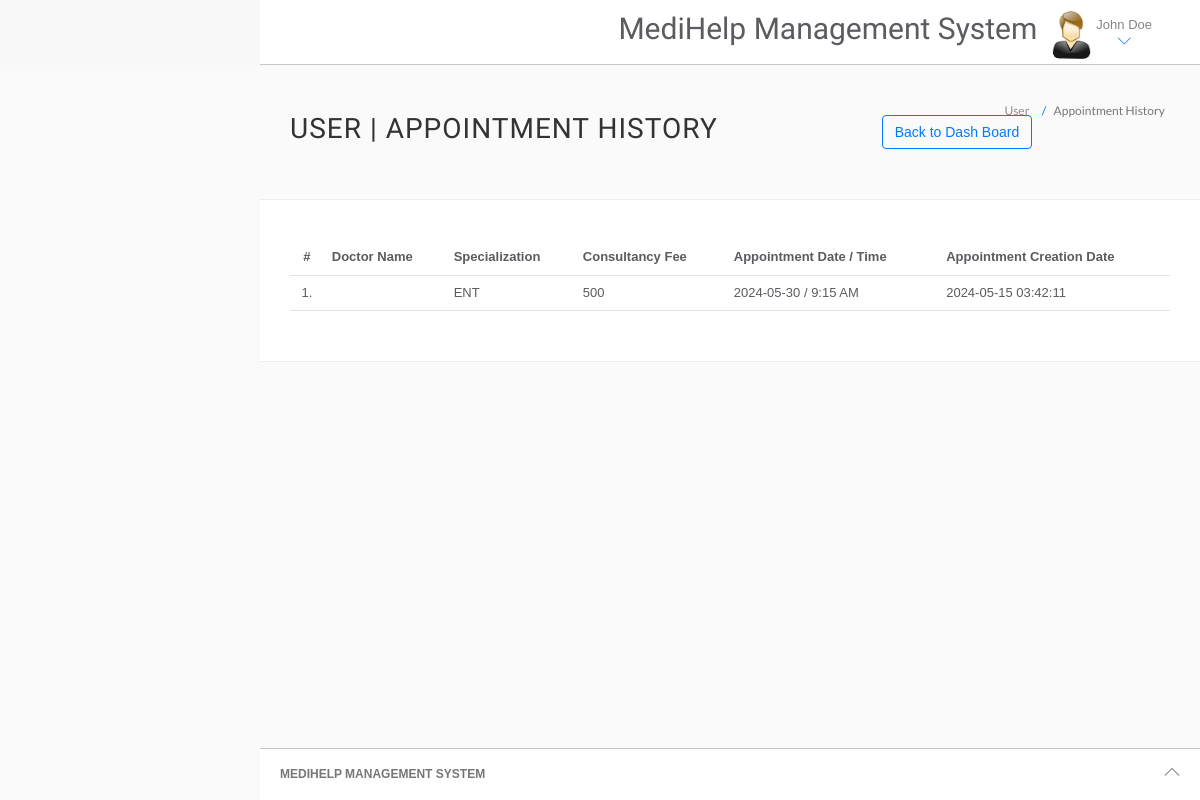
Page /hms/appointment-history.php (signed in) on the earlier database version.
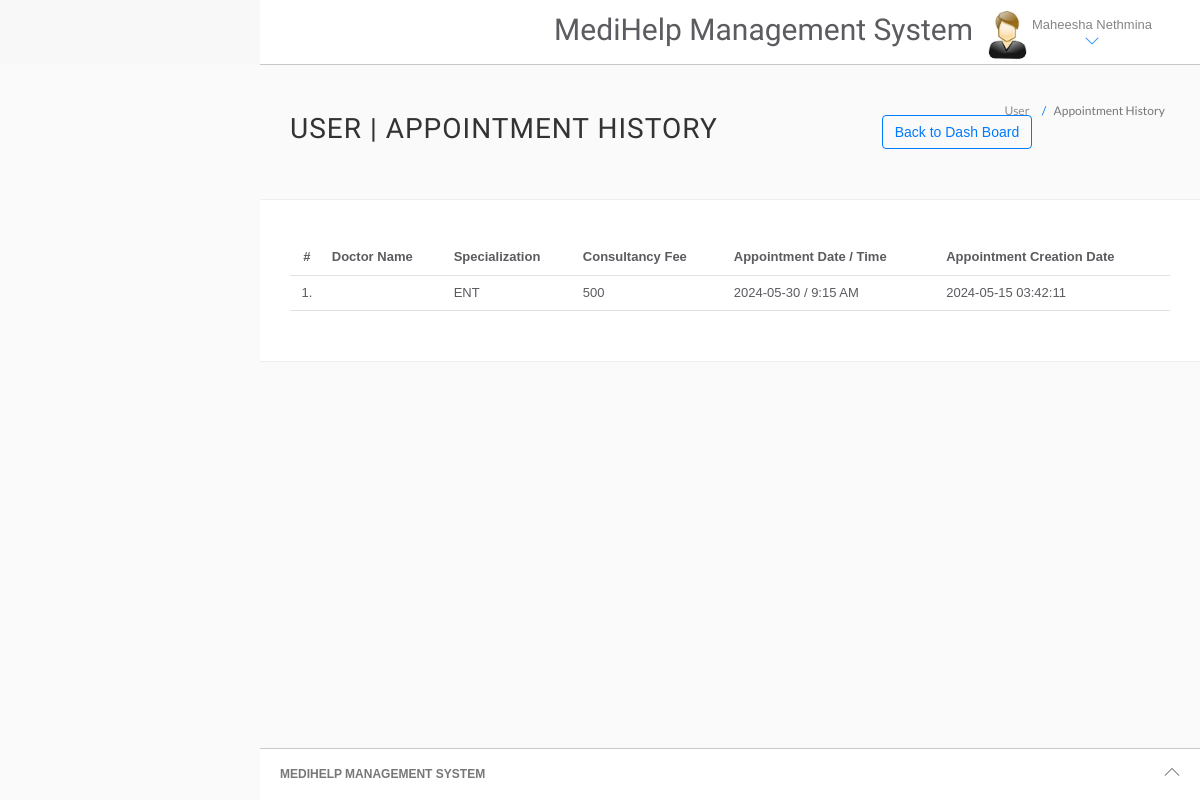
Same page on the later database version.
### tables this page shows
CREATE TABLE `users` (
  `id` int(11) NOT NULL,
  `fullName` varchar(255) DEFAULT NULL,
  `address` longtext DEFAULT NULL,
  `city` varchar(255) DEFAULT NULL,
  `gender` varchar(255) DEFAULT NULL,
  `email` varchar(255) DEFAULT NULL,
  `password` varchar(255) DEFAULT NULL,
  `regDate` timestamp NULL DEFAULT current_timestamp(),
  `updationDate` timestamp NULL DEFAULT NULL ON UPDATE current_timestamp()
);

CREATE TABLE `appointment` (
  `id` int(11) NOT NULL,
  `doctorSpecialization` varchar(255) DEFAULT NULL,
  `doctorId` int(11) DEFAULT NULL,
  `userId` int(11) DEFAULT NULL,
  `consultancyFees` int(11) DEFAULT NULL,
  `appointmentDate` varchar(255) DEFAULT NULL,
  `appointmentTime` varchar(255) DEFAULT NULL,
  `postingDate` timestamp NULL DEFAULT current_timestamp(),
  `userStatus` int(11) DEFAULT NULL,
  `doctorStatus` int(11) DEFAULT NULL,
  `updationDate` timestamp NULL DEFAULT NULL ON UPDATE current_timestamp()
);

### hms/appointment-history.php (the view, shortened to what this page needs)
<?php
include('include/config.php');
if (strlen($_SESSION['id'] == 0)) {
	header('location:logout.php');
} else {
?>
	<!DOCTYPE html>
	<html lang="en">
	<head>
		<link rel="stylesheet" href="vendor/bootstrap/css/bootstrap.min.css">
		<link rel="stylesheet" href="vendor/fontawesome/css/font-awesome.min.css">
		<link rel="stylesheet" href="vendor/themify-icons/themify-icons.min.css">
		<link href="vendor/animate.css/animate.min.css" rel="stylesheet" media="screen">
		<link href="vendor/perfect-scrollbar/perfect-scrollbar.min.css" rel="stylesheet" media="screen">
		<link href="vendor/switchery/switchery.min.css" rel="stylesheet" media="screen">
		<link href="vendor/bootstrap-touchspin/jquery.bootstrap-touchspin.min.css" rel="stylesheet" media="screen">
		<link href="vendor/select2/select2.min.css" rel="stylesheet" media="screen">
		<link href="vendor/bootstrap-datepicker/bootstrap-datepicker3.standalone.min.css" rel="stylesheet" media="screen">
		<link href="vendor/bootstrap-timepicker/bootstrap-timepicker.min.css" rel="stylesheet" media="screen">
		<link rel="stylesheet" href="assets/css/styles.css">
		<link rel="stylesheet" href="assets/css/plugins.css">
		<link rel="stylesheet" href="assets/css/themes/theme-1.css" id="skin_color" />
	</head>
	<body>
		<div id="app">
			<div class="app-content">
				<?php include('include/header.php'); ?>
				<div class="main-content">
					<div class="wrap-content container" id="container">
						<section id="page-title">
							<div class="row">
								<div class="col-sm-8">
									<h1 class="mainTitle">User | Appointment History</h1>
								</div>
								<a href="dashboard.php"><button type="submit" name="backtodashboard" class="btn btn-o btn-primary">
							Back to Dash Board
						</button></a>
								<ol class="breadcrumb">
									<li>
										<span>User </span>
									</li>
									<li class="active">
										<span>Appointment History</span>
									</li>
								</ol>
							</div>
						</section>
						<div class="container-fluid container-fullw bg-white">
							<div class="row">
								<div class="col-md-12">
									<table class="table table-hover" id="sample-table-1">
										<thead>
											<tr>
												<th class="center">#</th>
												<th class="hidden-xs">Doctor Name</th>
												<th>Specialization</th>
												<th>Consultancy Fee</th>
												<th>Appointment Date / Time </th>
												<th>Appointment Creation Date </th>
											</tr>
										</thead>
										<tbody>
											<?php
											$stmt = $con->prepare("SELECT * FROM appointment  WHERE appointment.id = ?");
											$stmt->bind_param("i", $_SESSION['id']);
											$stmt->execute();
											$result = $stmt->get_result();
											$cnt = 1;
											while ($row = $result->fetch_assoc()) {
											?>
												<tr>
													<td class="center"><?php echo $cnt; ?>.</td>
													<td class="hidden-xs"><?php echo $row['docname']; ?></td>
													<td><?php echo $row['doctorSpecialization']; ?></td>
													<td><?php echo $row['consultancyFees']; ?></td>
													<td><?php echo $row['appointmentDate']; ?> / <?php echo $row['appointmentTime']; ?></td>
													<td><?php echo $row['postingDate']; ?></td>
												</tr>
											<?php
												$cnt = $cnt + 1;
											}
											?>
										</tbody>
									</table>
								</div>
							</div>
						</div>
					</div>
				</div>
			</div>
			<?php include('include/footer.php'); ?>
		</div>
	</body>
	</html>
<?php } ?>

### hms/include/header.php (shortened to what this page needs)
<header class="navbar navbar-default navbar-static-top">
	<div class="navbar-collapse collapse">
		<ul class="nav navbar-right">
			<li style="padding-top:2% ">
				<h2>MediHelp Management System</h2>
			</li>
			<li class="dropdown current-user">
				<a href class="dropdown-toggle" data-toggle="dropdown">
					<img src="assets/images/images.jpg"> <span class="username">
						<?php $query = mysqli_query($con, "select fullName from users where id='" . $_SESSION['id'] . "'");
						while ($row = mysqli_fetch_array($query)) {
							echo $row['fullName'];
						}
						?> <i class="ti-angle-down"></i></i></span>
				</a>
			</li>
		</ul>
	</div>
</header>

Differences in the rows shown:
removed users: fullName "John Doe"
added users: fullName "Maheesha Nethmina"
